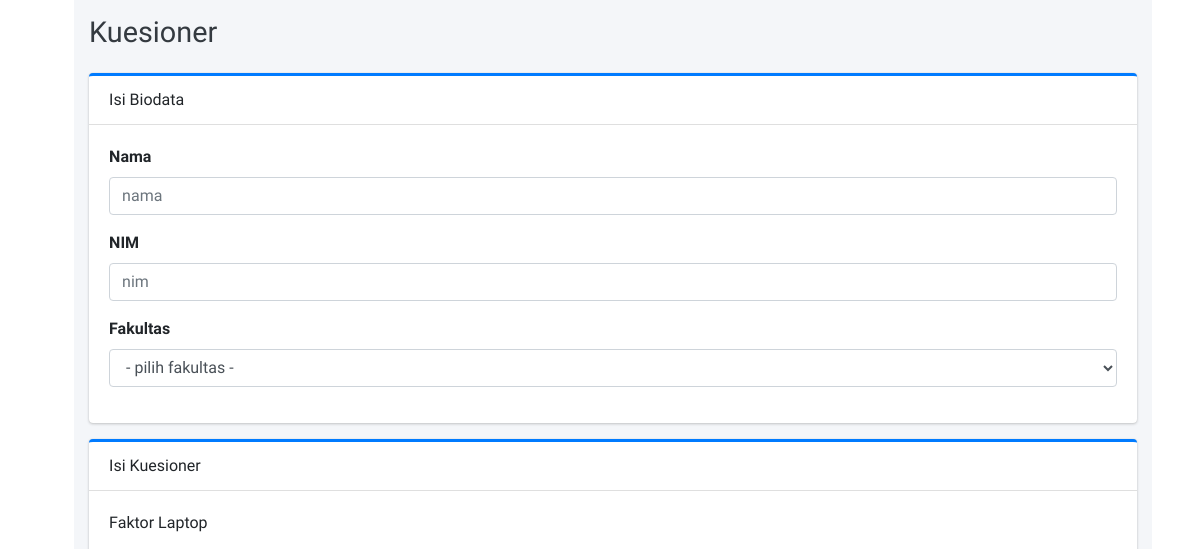
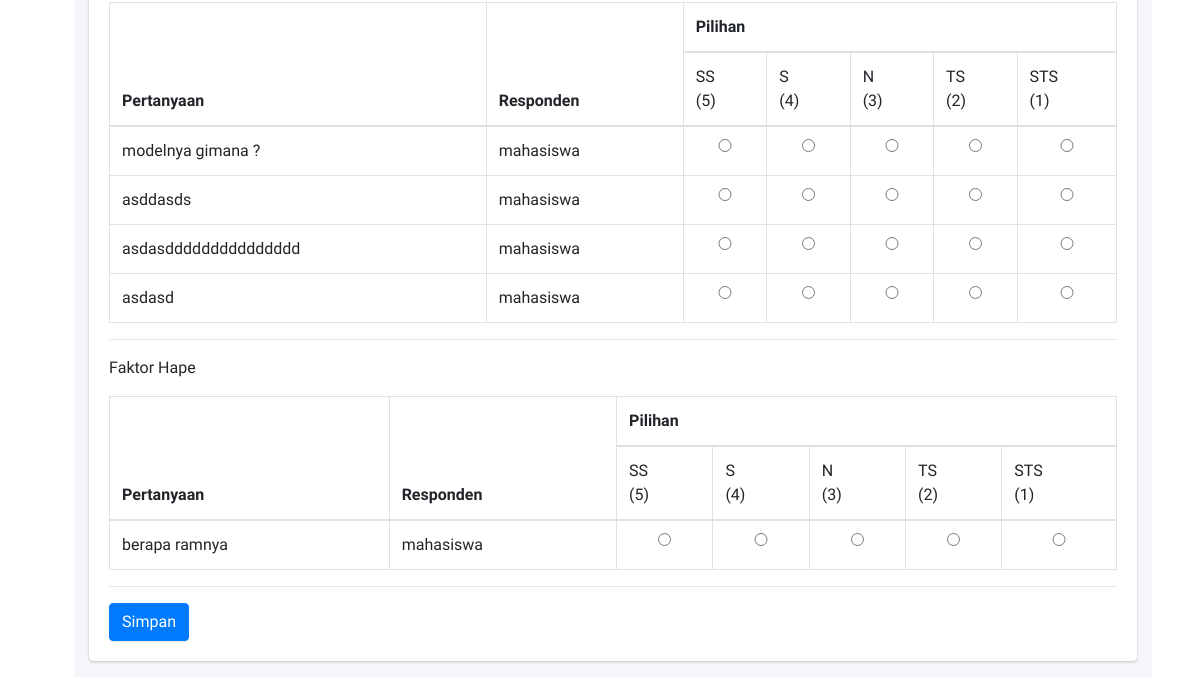
/kuesioner/tambah/mahasiswa, run on an earlier commit of the app's database (2 pictures, top to bottom).
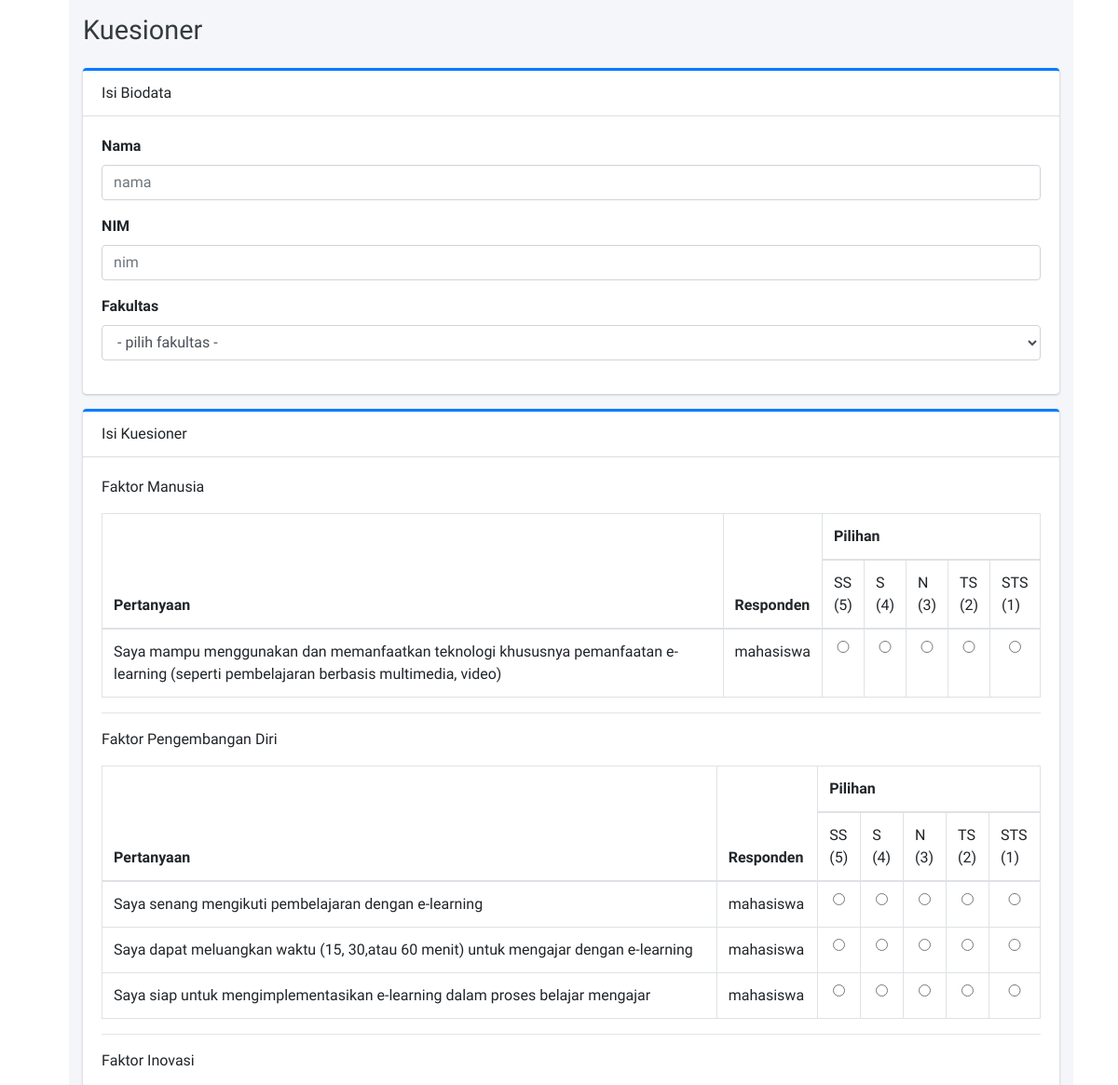
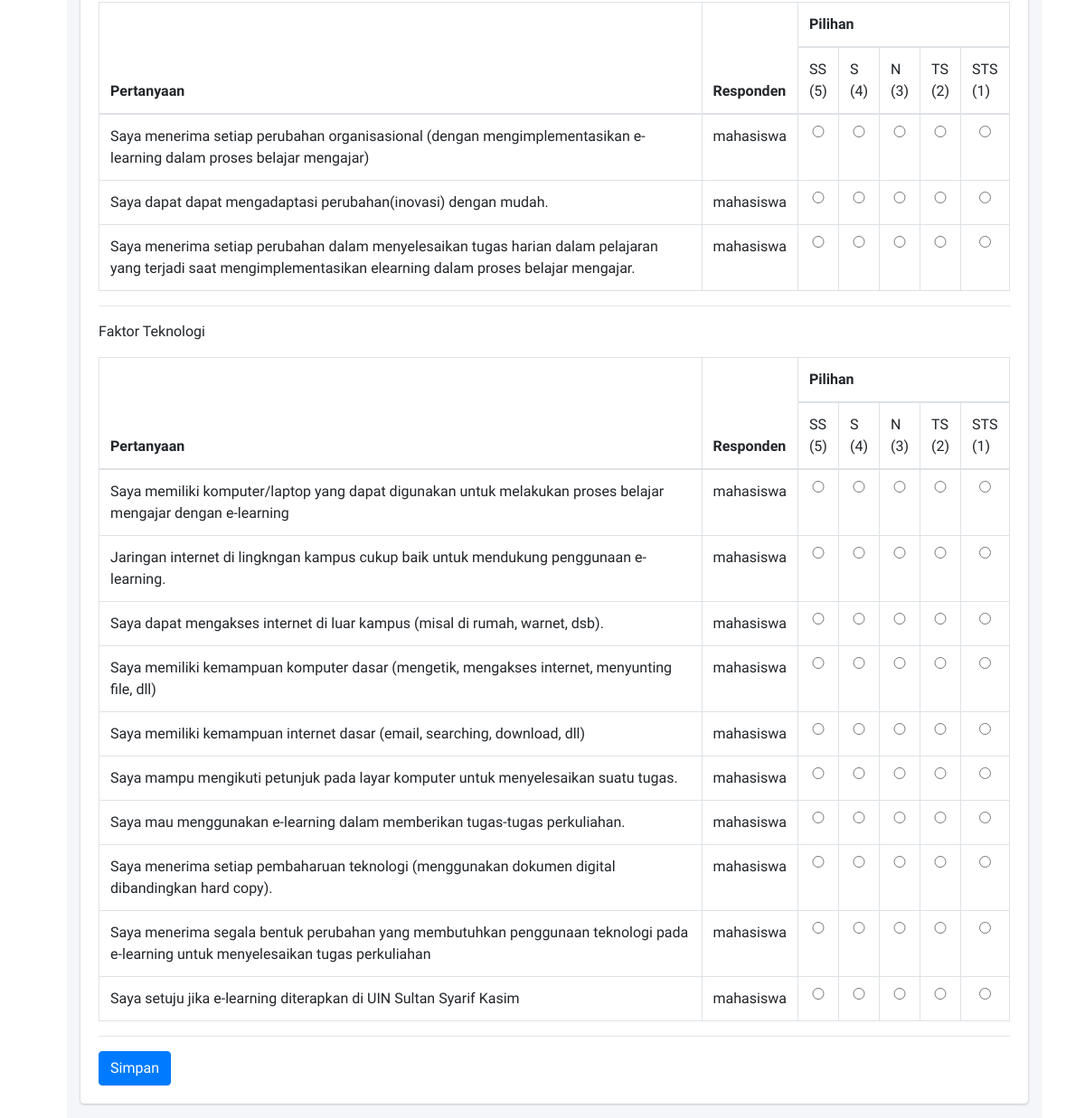
And on a later commit of the database (2 pictures, top to bottom).
### tables this page shows
CREATE TABLE `faktor` (
  `faktor_id` int(11) NOT NULL,
  `faktor_nama` varchar(255) NOT NULL,
  `faktor_date_created` timestamp NOT NULL DEFAULT CURRENT_TIMESTAMP
);

CREATE TABLE `pertanyaan` (
  `pertanyaan_id` int(11) NOT NULL,
  `pertanyaan_kode` varchar(5) NOT NULL,
  `pertanyaan_isi` text NOT NULL,
  `pertanyaan_faktor_id` int(11) NOT NULL,
  `pertanyaan_subfaktor_id` int(11) NOT NULL,
  `pertanyaan_jenis` enum('dosen','mahasiswa') NOT NULL,
  `pertanyaan_date_created` datetime NOT NULL DEFAULT CURRENT_TIMESTAMP
);

### application/controllers/KuesionerController.php (called while the page is built, shortened)
<?php
class KuesionerController extends CI_Controller
{
	public function __construct()
	{
		$this->load->model('KuesionerModel', 'kuesioner');
		$this->load->model('FaktorModel', 'faktor');
		$this->load->model('PertanyaanModel', 'pertanyaan');
		$this->load->helper('kategori_helper');
	}
	public function tambah($responden)
	{
		if (isset($_POST['simpan'])) {
			$pertanyaan = $this->pertanyaan->lihat_semua();
			$dataDetail = null;
			$kuesionerId = 'KUE-' . substr(time(), 5);;
			foreach ($pertanyaan as $key => $value) {
				if ($value['pertanyaan_jenis'] == $responden) {
					$dataDetail = array(
						'detail_kuesioner_id' => $kuesionerId,
						'detail_pertanyaan_id' => $value['pertanyaan_id'],
						'detail_jawaban' => $this->input->post('pilihan' . $value['pertanyaan_id']),
					);
					$this->kuesioner->tambah_detail_kuesioner($dataDetail);
				}
			}
			$data = array(
				'kuesioner_id' => $kuesionerId,
				'kuesioner_nama' => $this->input->post('nama'),
				'kuesioner_nip_nik_nim' => $this->input->post('nik'),
				'kuesioner_jabatan' => $this->input->post('jabatan'),
				'kuesioner_fakultas' => $this->input->post('fakultas'),
			);
			$this->kuesioner->tambah_kuesioner($data);
			$this->session->set_flashdata('alert', 'isi_kuesioner');
			redirect(base_url());
		} else {
			$data = array(
				'faktor' => $this->faktor->lihat_semua(),
				'pertanyaan' => $this->pertanyaan->lihat_semua(),
			);
			$this->load->view('templates/header');
			$this->load->view('kuesioner/tambah', $data);
			$this->load->view('templates/footer');
		}
	}
}

### index.php (called while the page is built, shortened)
<?php
require_once BASEPATH.'core/CodeIgniter.php';

### application/models/FaktorModel.php (called while the page is built, shortened)
<?php
class FaktorModel extends CI_Model
{
	public function lihat_semua()
	{
		$this->db->from('faktor');
		$query = $this->db->get();
		return $query->result_array();
	}
}

### application/models/PertanyaanModel.php (called while the page is built, shortened)
<?php
class PertanyaanModel extends CI_Model
{
	public function lihat_semua()
	{
		$this->db->from('pertanyaan');
		$this->db->join('faktor','faktor.faktor_id = pertanyaan.pertanyaan_faktor_id');
		$this->db->join('subfaktor','subfaktor.subfaktor_id = pertanyaan.pertanyaan_subfaktor_id');
		$query = $this->db->get();
		return $query->result_array();
	}
}

### application/views/kuesioner/tambah.php (the view, shortened to what this page needs)
<div class="content-header">
	<div class="container-fluid">
		<div class="row mb-2">
			<div class="col-sm-6">
				<h1 class="m-0 text-dark">Kuesioner</h1>
			</div>
		</div>
	</div>
</div>
<section class="content">
	<div class="container-fluid">
		<div class="row">
			<div class="col-12">
				<div class="card card-primary card-outline">
					<div class="card-header">
						Isi Biodata
					</div>
					<div class="card-body">
						<form action="<?= base_url('kuesioner/tambah/' . $this->uri->segment(3)) ?>" method="post">
							<?php
							if ($this->uri->segment(3) == 'dosen'):
								?>
								<div class="form-group">
									<label>Nama </label>
									<input type="text" class="form-control" name="nama" placeholder="nama" required
										   autocomplete="off">
								</div>
								<div class="form-group">
									<label>NIP/NIK </label>
									<input type="number" class="form-control" name="nik" placeholder="nik" required
										   autocomplete="off">
								</div>
								<div class="form-group">
									<label>Jabatan </label>
									<select name="jabatan" id="" class="form-control">
										<option selected disabled>- pilih jabatan -</option>
										<option value="Dosen Pengajar">Dosen Pengajar</option>
										<option value="Kepala Jurusan">Kepala Jurusan</option>
										<option value="Dekan">Dekan</option>
									</select>
								</div>
								<div class="form-group">
									<label>Fakultas </label>
									<select name="fakultas" id="" class="form-control">
										<option selected disabled>- pilih fakultas -</option>
										<option value="ftk">Tarbiyah dan Keguruan</option>
										<option value="fud">Ushuluddin</option>
										<option value="fpsi">Psikologi</option>
										<option value="fasih">Syariah dan Hukum</option>
										<option value="fdk">Dakwah dan Ilmu Komunikasi</option>
										<option value="fst">Sains dan Teknologi</option>
									</select>
								</div>
							<?php
							elseif ($this->uri->segment(3) == 'mahasiswa'):
								?>
								<div class="form-group">
									<label>Nama </label>
									<input type="text" class="form-control" name="nama" placeholder="nama" required
										   autocomplete="off">
								</div>
								<div class="form-group">
									<label>NIM </label>
									<input type="number" class="form-control" name="nik" placeholder="nim" required
										   autocomplete="off">
								</div>
								<div class="form-group">
									<label>Fakultas </label>
									<select name="fakultas" id="" class="form-control">
										<option selected disabled>- pilih fakultas -</option>
									</select>
								</div>
							<?php
							endif
							?>
					</div>
				</div>
				<div class="card card-primary card-outline">
					<div class="card-header">
						Isi Kuesioner
					</div>
					<div class="card-body">
						<?php
						foreach ($faktor as $key => $value):
							?>
							<p>Faktor <?= $value['faktor_nama'] ?></p>
							<table class="table table-bordered">
								<thead>
								<tr>
									<th rowspan="2">Pertanyaan</th>
									<th rowspan="2">Responden</th>
									<th colspan="5">Pilihan</th>
								</tr>
								<tr>
									<td>SS <br>(5)</td>
									<td>S <br>(4)</td>
									<td>N <br>(3)</td>
									<td>TS <br>(2)</td>
									<td>STS <br>(1)</td>
								</tr>
								</thead>
								<tbody>
								<?php
								foreach ($pertanyaan as $key2 => $value2):
									if ($value['faktor_id'] == $value2['pertanyaan_faktor_id']):
										if ($value2['pertanyaan_jenis'] == $this->uri->segment(3)):
											?>
											<tr>
												<td><?= $value2['pertanyaan_isi'] ?></td>
												<td><?= $value2['pertanyaan_jenis'] ?></td>
												<td><input type="radio" class="form-control"
														   name="pilihan<?= $value2['pertanyaan_id'] ?>" value="5"
														   required></td>
												<td><input type="radio" class="form-control"
														   name="pilihan<?= $value2['pertanyaan_id'] ?>" value="4"
														   required></td>
												<td><input type="radio" class="form-control"
														   name="pilihan<?= $value2['pertanyaan_id'] ?>" value="3"
														   required></td>
												<td><input type="radio" class="form-control"
														   name="pilihan<?= $value2['pertanyaan_id'] ?>" value="2"
														   required></td>
												<td><input type="radio" class="form-control"
														   name="pilihan<?= $value2['pertanyaan_id'] ?>" value="1"
														   required></td>
											</tr>
										<?php
										endif;
									endif;
								endforeach;
								?>
								</tbody>
							</table>
							<hr>
						<?php
						endforeach;
						?>
						<button type="submit" class="btn btn-primary" name="simpan">Simpan</button>
					</div>
				</div>
			</div>
		</div>
</section>

### application/views/templates/header.php (shortened to what this page needs)
<!DOCTYPE html>
<html>
<head>
	<link rel="stylesheet" href="<?= base_url() ?>assets/plugins/font-awesome/css/font-awesome.min.css">
	<link rel="stylesheet" href="https://code.ionicframework.com/ionicons/2.0.1/css/ionicons.min.css">
	<link rel="stylesheet" href="<?= base_url() ?>assets/dist/css/adminlte.min.css">
	<link rel="stylesheet" href="<?= base_url() ?>assets/dist/css/custom.css">
	<link rel="stylesheet" href="<?= base_url() ?>assets/plugins/iCheck/flat/blue.css">
	<link rel="stylesheet" href="<?= base_url() ?>assets/plugins/morris/morris.css">
	<link rel="stylesheet" href="<?= base_url() ?>assets/plugins/jvectormap/jquery-jvectormap-1.2.2.css">
	<link rel="stylesheet" href="<?= base_url() ?>assets/plugins/datepicker/datepicker3.css">
	<link rel="stylesheet" href="<?= base_url() ?>assets/plugins/daterangepicker/daterangepicker-bs3.css">
	<link rel="stylesheet" href="<?= base_url() ?>assets/plugins/bootstrap-wysihtml5/bootstrap3-wysihtml5.min.css">
	<link rel="stylesheet" href="<?= base_url() ?>assets/plugins/datatables/dataTables.bootstrap4.min.css">
</head>
<body class="hold-transition sidebar-mini <?php
if($this->session->userdata('session_id') == null){echo 'sidebar-collapse';}
?><?php
if($this->uri->segment(2) == 'detail'){echo 'sidebar-collapse';}
?>" style="overflow: hidden;">
<div class="wrapper">
	<div class="content-wrapper <?php
	if($this->session->userdata('session_id') == null){echo 'mr-lg-5';}
	?>">

### application/views/templates/footer.php (shortened to what this page needs)
</div>
</div>
</body>
</html>

What changed in the data, as far as the page shows it:
removed faktor: faktor_nama "Laptop"
removed pertanyaan: pertanyaan_isi "modelnya gimana ?", pertanyaan_jenis "mahasiswa", shown under "Laptop"
removed pertanyaan: pertanyaan_isi "asddasds", pertanyaan_jenis "mahasiswa", shown under "Laptop"
removed pertanyaan: pertanyaan_isi "asdasddddddddddddddd", pertanyaan_jenis "mahasiswa", shown under "Laptop"
removed pertanyaan: pertanyaan_isi "asdasd", pertanyaan_jenis "mahasiswa", shown under "Laptop"
removed faktor: faktor_nama "Hape"
removed pertanyaan: pertanyaan_isi "berapa ramnya", pertanyaan_jenis "mahasiswa", shown under "Hape"
added faktor: faktor_nama "Manusia"
added pertanyaan: pertanyaan_isi "Saya mampu menggunakan dan memanfaatkan teknologi khususnya pemanfaatan e-learning (seperti pembelajaran berbasis multimedia, video)", pertanyaan_jenis "mahasiswa", shown under "Manusia"
added faktor: faktor_nama "Pengembangan Diri"
added pertanyaan: pertanyaan_isi "Saya senang mengikuti pembelajaran dengan e-learning", pertanyaan_jenis "mahasiswa", shown under "Pengembangan Diri"
added pertanyaan: pertanyaan_isi "Saya dapat meluangkan waktu (15, 30,atau 60 menit) untuk mengajar dengan e-learning", pertanyaan_jenis "mahasiswa", shown under "Pengembangan Diri"
added pertanyaan: pertanyaan_isi "Saya siap untuk mengimplementasikan e-learning dalam proses belajar mengajar", pertanyaan_jenis "mahasiswa", shown under "Pengembangan Diri"
added faktor: faktor_nama "Inovasi"
added pertanyaan: pertanyaan_isi "Saya menerima setiap perubahan organisasional (dengan mengimplementasikan e-learning dalam proses belajar mengajar)", pertanyaan_jenis "mahasiswa", shown under "Inovasi"
added pertanyaan: pertanyaan_isi "Saya dapat dapat mengadaptasi perubahan(inovasi) dengan mudah.", pertanyaan_jenis "mahasiswa", shown under "Inovasi"
added pertanyaan: pertanyaan_isi "Saya menerima setiap perubahan dalam menyelesaikan tugas harian dalam pelajaran yang terjadi saat mengimplementasikan elearning dalam proses belajar mengajar.", pertanyaan_jenis "mahasiswa", shown under "Inovasi"
added faktor: faktor_nama "Teknologi"
added pertanyaan: pertanyaan_isi "Saya memiliki komputer/laptop yang dapat digunakan untuk melakukan proses belajar mengajar dengan e-learning", pertanyaan_jenis "mahasiswa", shown under "Teknologi"
added pertanyaan: pertanyaan_isi "Jaringan internet di lingkngan kampus cukup baik untuk mendukung penggunaan e-learning.", pertanyaan_jenis "mahasiswa", shown under "Teknologi"
added pertanyaan: pertanyaan_isi "Saya dapat mengakses internet di luar kampus (misal di rumah, warnet, dsb).", pertanyaan_jenis "mahasiswa", shown under "Teknologi"
added pertanyaan: pertanyaan_isi "Saya memiliki kemampuan komputer dasar (mengetik, mengakses internet, menyunting file, dll)", pertanyaan_jenis "mahasiswa", shown under "Teknologi"
added pertanyaan: pertanyaan_isi "Saya memiliki kemampuan internet dasar (email, searching, download, dll)", pertanyaan_jenis "mahasiswa", shown under "Teknologi"
added pertanyaan: pertanyaan_isi "Saya mampu mengikuti petunjuk pada layar komputer untuk menyelesaikan suatu tugas.", pertanyaan_jenis "mahasiswa", shown under "Teknologi"
added pertanyaan: pertanyaan_isi "Saya mau menggunakan e-learning dalam memberikan tugas-tugas perkuliahan.", pertanyaan_jenis "mahasiswa", shown under "Teknologi"
added pertanyaan: pertanyaan_isi "Saya menerima setiap pembaharuan teknologi (menggunakan dokumen digital dibandingkan hard copy).", pertanyaan_jenis "mahasiswa", shown under "Teknologi"
added pertanyaan: pertanyaan_isi "Saya menerima segala bentuk perubahan yang membutuhkan penggunaan teknologi pada e-learning untuk menyelesaikan tugas perkuliahan", pertanyaan_jenis "mahasiswa", shown under "Teknologi"
added pertanyaan: pertanyaan_isi "Saya setuju jika e-learning diterapkan di UIN Sultan Syarif Kasim", pertanyaan_jenis "mahasiswa", shown under "Teknologi"
